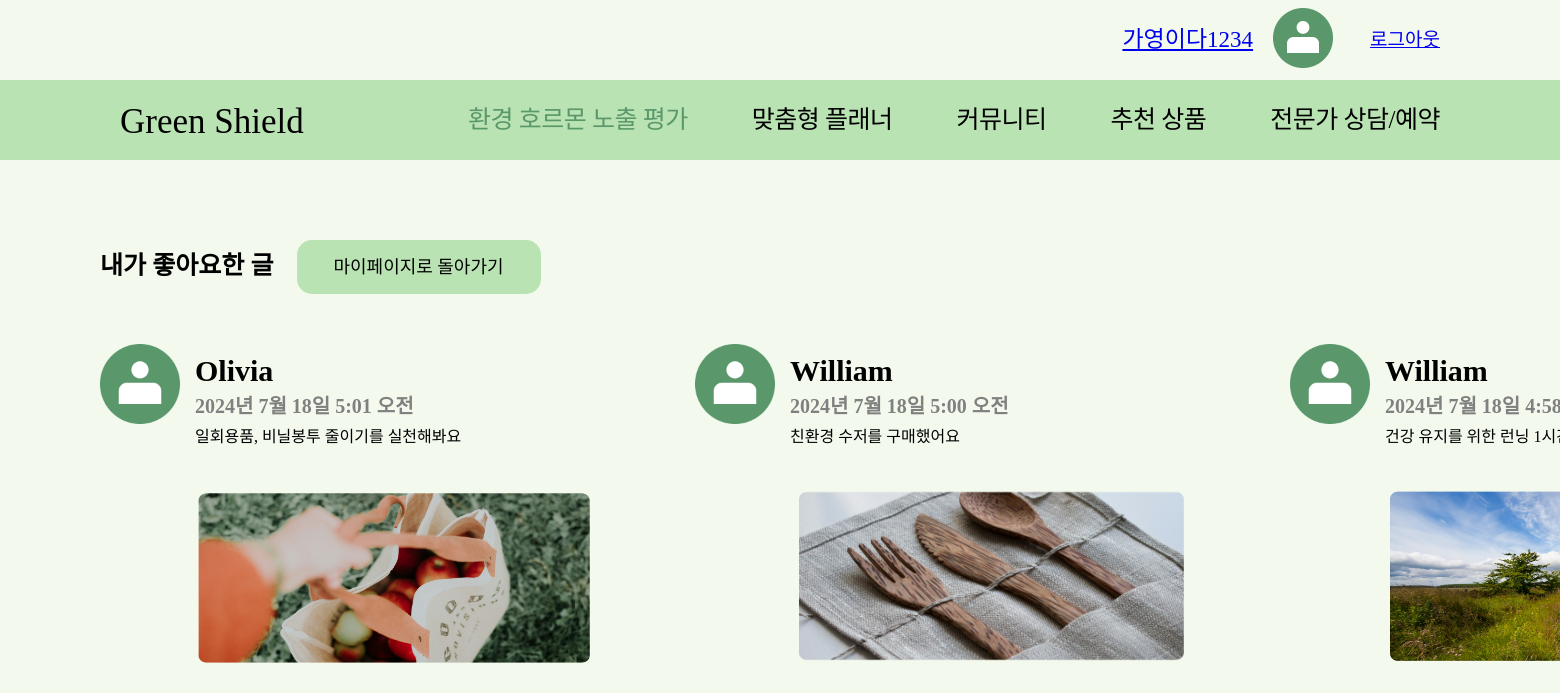
Page /green/liked-posts/ (signed in) on the committed database.
### green/models.py (models this page shows, shortened)
class Post(models.Model):
    CATEGORY_CHOICES = (
        ('health', '건강 게시판'),
        ('free', '자유 게시판'),
    )
    category = models.CharField(max_length=10, choices=CATEGORY_CHOICES)
    content = models.TextField()
    image = models.ImageField(upload_to='posts/', blank=True, null=True)
    video = models.FileField(upload_to='videos/', blank=True, null=True)
    author = models.ForeignKey(User, on_delete=models.CASCADE)
    created_at = models.DateTimeField(auto_now_add=True)
    likes = models.ManyToManyField(User, related_name='liked_posts', blank=True)

### green/views.py (the view)
# urls.py: path('liked-posts/', views.liked_posts, name='liked_posts'),
def liked_posts(request):
    user = request.user
    posts = Post.objects.filter(likes=user)
    return render(request, 'green/liked_posts.html', {'posts': posts})

### green/templates/green/liked_posts.html (shortened to what this page needs)
<!DOCTYPE html>
<html lang="ko">
  <head>
    {% load static %}
    <link rel="stylesheet" href="{% static './css/resetCSS.css' %} " />
    <link rel="stylesheet" href="{% static './css/header.css' %} " />
    <link rel="stylesheet" href="{% static './css/like_article.css' %}" />
  </head>
  <body>
    {% include 'green/header.html' %}
    <div class="title_all">
      <div class="top_wri_and_back">
        <div class="written_article">
          <div class="written_article_text">내가 좋아요한 글</div>
        </div>
        <div class="back_mypage_box">
          <div class="back_mypage_text"><a href="{% url 'green:mypage' %}">마이페이지로 돌아가기</a></div>
        </div>
      </div>
    </div>
    <div class="article_all">
      {% if posts %} {% for post in posts %}
      <a href="{% url 'green:community_detail' post.id %}">
        <div class="article_set1">
          <div class="article_pro_box">
            <div class="article_profile">
              <img src="{% static './img/AnonymousProfile_60x60.png' %}" width="80" height="80" />
            </div>
            <div class="article_box">
              <div class="name">{{ post.author }}</div>
              <div class="date">{{ post.created_at }}</div>
              <div class="text">{{ post.content }}</div>
              <div class="article_post_picture">
                {% if post.image %}
                <img src="{{ post.image.url }}" width="400" height="180" />
                {% endif %}
              </div>
            </div>
          </div>
        </div>
      </a>
      {% endfor %} {% else %}
      <div class="no_posts_message_box">
        <div class="no_posts_message">좋아요한 글이 없습니다.</div>
      </div>
      {% endif %}
    </div>
  </body>
</html>

### green/templates/green/header.html
{% load static %}
<!DOCTYPE html>
<html lang="ko">
  <head>
    <link rel="stylesheet" href="{% static 'css/resetCSS.css' %}" />
    <link rel="stylesheet" href="{% static 'css/header.css' %}" />
  </head>
  <body>
    <header class="top-bar">
      <p class="user">
        <a href="{% url 'green:mypage' %}">{{ user.username }}</a>
      </p>
      <div>
        <img src="{% static 'img/anonymousProfile_header_60x60.png' %}" alt="img" class="img-AnonymousProfile" />
      </div>
      <p class="logout"><a href="{% url 'logout' %}">로그아웃</a></p>
    </header>
    <nav class="top-bar">
      <div class="container">
        <div>
          <h1>Green Shield</h1>
        </div>
        <div class="nav-list">
          <a href="{% url 'green:test' %}" class="selected">환경 호르몬 노출 평가</a>
          <a href="{% url 'green:list' %}">맞춤형 플래너</a>
          <a href="{% url 'green:community' %}">커뮤니티</a>
          <a href="{% url 'green:market' %}">추천 상품</a>
          <a href="{% url 'green:expert' %}">전문가 상담/예약</a>
        </div>
      </div>
    </nav>
  </body>
</html>

### static/css/header.css (style rules this page uses)
body { background-color: #f3faed; }
header.top-bar { display: flex; justify-content: flex-end; align-items: center; padding: 0 120px; height: 80px; }
header.top-bar p.user { margin: 0 20px; font-weight: 500; font-size: 23px; }
header.top-bar p.logout { margin-left: 37px; font-weight: 500; font-size: 19px; }
header.top-bar img.img-AnonymousProfile { width: 60px; height: 60px; }
nav.top-bar { position: relative; z-index: 999; background-color: #bae3b3; padding: 0 120px; height: 80px; }
nav.top-bar div.container { display: flex; justify-content: space-between; align-items: center; height: 80px; }
nav.top-bar div.nav-list { display: flex; justify-content: space-between; align-items: center; }
nav.top-bar h1 { width: 206px; height: 36px; font-weight: 500; font-size: 35px; }
nav.top-bar a { margin-left: 64px; font-weight: 500; font-size: 25px; letter-spacing: -0.5px; text-decoration: none; color: black; }
nav.top-bar a.selected { color: #5a976b; }

### static/css/like_article.css (style rules this page uses)
.logout { margin-left: 50px; }
.title_all { margin-left: 100px; margin-top: 80px; }
.top_wri_and_back { display: flex; flex-direction: row; }
.written_article_text { font-size: 25px; font-weight: bold; margin-top: 12px; }
.written_article { margin-right: 8px; }
.back_mypage_box { width: 240px; height: 50px; border: solid 2px #bae3b3; border-radius: 15px; background-color: #bae3b3; margin-left: 15px; display: flex; justify-content: center; align-items: center; }
.back_mypage_text { font-size: 18px; color: black; }
.back_mypage_text a { color: black; text-decoration: none; }
.article_box { width: 400px; height: 250px; border: 0px white; background: transparent; margin-top: 10px; margin-left: 15px; }
.name { font-size: 30px; font-weight: bold; margin-bottom: 6px; }
.date { font-size: 20px; font-weight: bold; color: grey; margin-bottom: 10px; }
.text { margin-bottom: 40px; }
.article_pro_box { display: flex; flex-direction: row; margin-top: 50px; margin-left: 100px; }
.article_set1 { display: flex; flex-direction: column; }
.article_all { display: flex; flex-direction: row; }
.article_all a { color: black; text-decoration: none; }

### rows in the picture
Post: author "Olivia", created_at "2024년 7월 18일 5:01 오전", content "일회용품, 비닐봉투 줄이기를 실천해봐요", image (picture)
Post: author "William", created_at "2024년 7월 18일 5:00 오전", content "친환경 수저를 구매했어요", image (picture)
Post: author "William", created_at "2024년 7월 18일…", content "건강 유지를 위한 런닝…", image (picture)

### other values in the picture
{{ user.username }} "가영이다1234"
